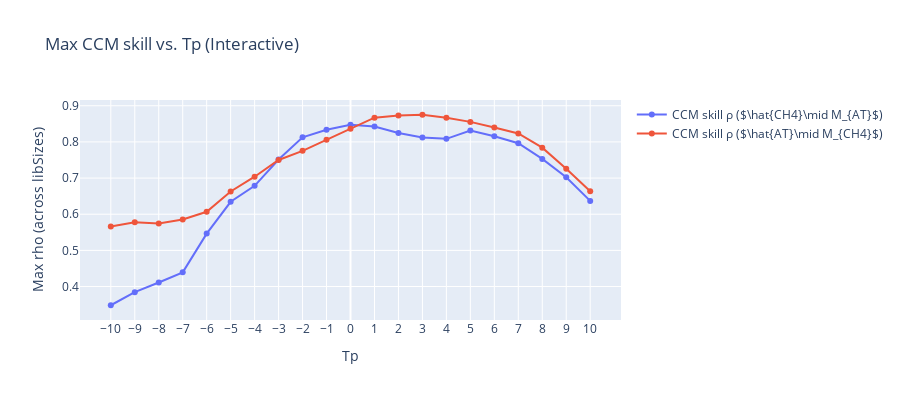

Notebook code for this chart:
### Code cell
from toolbox import ccm_functions as cf
import importlib
importlib.reload(cf)


Tps_list, forward_rhos, reverse_rhos = cf.find_optimal_Tp(
    df_sd      = df_AT,
    df_pre     = df_CH4,
    E          = 4,
    tau        = 1,
    libSizes   = "40 80 120 160 200 240 280 320 360",
    sample     = 20,
    Tps        = range(-10, 11),
    interactive=True   
)

### Figure 1 — Plotly figure (JSON) as saved in the notebook; plotly's stock layout.template omitted (floating-point values rounded to 4 significant figures)
{"data": [{"mode": "lines+markers", "name": "CCM skill ρ ($\\hat{CH4}\\mid M_{AT}$)", "type": "scatter", "x": [-10, -9, -8, -7, -6, -5, -4, -3, -2, -1, 0, 1, 2, 3, 4, 5, 6, 7, 8, 9, 10], "y": [0.3482, 0.3844, 0.4111, 0.4392, 0.5464, 0.6344, 0.6786, 0.7513, 0.8126, 0.8335, 0.8476, 0.8425, 0.8247, 0.8125, 0.8085, 0.8313, 0.8157, 0.7964, 0.7531, 0.7022, 0.6369]}, {"mode": "lines+markers", "name": "CCM skill ρ ($\\hat{AT}\\mid M_{CH4}$)", "type": "scatter", "x": [-10, -9, -8, -7, -6, -5, -4, -3, -2, -1, 0, 1, 2, 3, 4, 5, 6, 7, 8, 9, 10], "y": [0.5663, 0.5775, 0.5743, 0.5854, 0.6069, 0.663, 0.7038, 0.7502, 0.7754, 0.806, 0.8365, 0.8671, 0.8728, 0.8752, 0.8671, 0.8555, 0.8397, 0.8236, 0.7842, 0.7256, 0.6633]}], "layout": {"height": 400, "title": {"text": "Max CCM skill vs. Tp (Interactive)"}, "width": 900, "xaxis": {"tickmode": "array", "tickvals": [-10, -9, -8, -7, -6, -5, -4, -3, -2, -1, 0, 1, 2, 3, 4, 5, 6, 7, 8, 9, 10], "title": {"text": "Tp"}}, "yaxis": {"title": {"text": "Max rho (across libSizes)"}}}}
